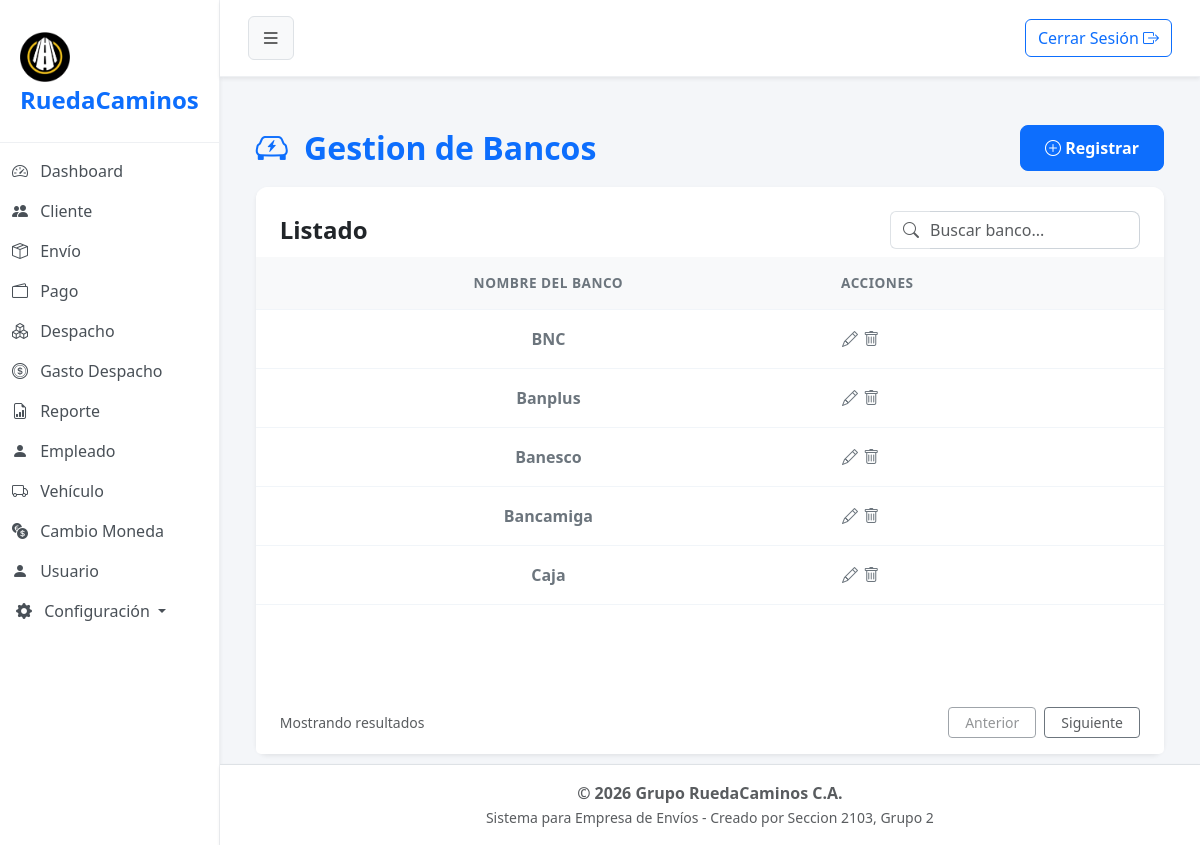
The app's page /?url=banco (signed in) with its own data.
### tables this page shows
CREATE TABLE `banco` (
  `cod_banco` int(1) NOT NULL,
  `nombre` varchar(20) NOT NULL,
  `estado` tinyint(1) NOT NULL
);

### app/controller/bancoController.php (called while the page is built, shortened)
<?php
$banco = new Banco();
$registros = $banco->obt_RegistrosBanco();
    include 'app/view/layout/header.php';
    include 'app/view/banco/bancoView.php';
    include 'app/view/layout/footer.php';
?>

### index.php (called while the page is built, shortened)
<?php
    $frontController = new FrontController();
?>

### app/config/Conexion.php (called while the page is built, shortened)
<?php
abstract class Conexion
{
    public $host = "localhost";
    public $namedb = "grupo_ruedacaminos";
    public $userdb = "root";
    public $passwd = "";
    public function __construct()
    {
        $this->conexion = $this->getConnection();
    }
    public function getConnection(): PDO
    {
        try {
            $dsn = "mysql:host=" . $this->host . ";dbname=" . $this->namedb . ";charset=utf8";
            $conexion = new PDO($dsn, $this->userdb, $this->passwd);
            $conexion->setAttribute(PDO::ATTR_ERRMODE, PDO::ERRMODE_EXCEPTION);
        } catch (PDOException $error) {
            die('No se pudo conectar a la base de datos, error:' . $error->getMessage());
        }
        return $conexion;
    }
}

### app/model/Banco.php (called while the page is built, shortened)
<?php
class Banco extends Conexion
{
    public function obt_RegistrosBanco()
    {
        try {
            $sentencia = "SELECT * FROM banco WHERE estado = 1";
            $consulta = $this->conexion->prepare($sentencia);
            $consulta->execute();
            return $consulta->fetchAll(\PDO::FETCH_ASSOC);
        } catch (\PDOException $e) {
            echo "Error al obtener los registros de banco: " . $e->getMessage();
            return [];
        }
    }
}

### app/view/banco/componentes/tabla.php (the view)
<div class="card-body p-0">
    <div class="table-responsive">
        <table class="table table-hover align-middle mb-0">
            <thead class="table-light table-header-custom">
                <tr>
                    <th class="ps-4 text-center">NOMBRE DEL BANCO</th>
                    <th class="text-start pe-4">ACCIONES</th>
                </tr>
            </thead>
            <tbody>
                <?php foreach ($registros as $dato): ?>
                <tr>
                    <td class="ps-4 text-center fw-bold text-secondary"><?= $dato['nombre'] ?></td>
                    <td class="text-start pe-4">
                            <button type="button" class="btn btn-link text-secondary p-0 m-0 align-baseline" title="Actualizar" data-bs-toggle="modal" data-bs-target="#modalBanco"
                                datos-cod-banco="<?= $dato['cod_banco'] ?>"
                                datos-nombre="<?= $dato['nombre'] ?>"
                                datos-estado="<?= $dato['estado'] ?>"
                                >
                                <i class="bi bi-pencil"></i>
                            </button>
                        <a href="#" class="text-secondary btn-eliminar"
                                datos-cod-banco="<?= $dato['cod_banco'] ?>" >
                                <i class="bi bi-trash"></i>
                        </a>
                    </td>
                </tr>
                <?php endforeach; ?>
                </tbody>
        </table>
    </div>
</div>

### assets/css/styles.css (style rules this page uses)
body { background-color: #f4f6f9; font-family: "Segoe UI", Tahoma, Geneva, Verdana, sans-serif; overflow-x: hidden; }
.table> :not(caption)>*>* { padding: 1rem 0.75rem; border-bottom-color: #f1f5f9; }
.table-header-custom th { color: #6c757d; font-weight: 600; font-size: 0.85rem; letter-spacing: 0.5px; }

### records on screen
banco: nombre "BNC"
banco: nombre "Banplus"
banco: nombre "Banesco"
banco: nombre "Bancamiga"
banco: nombre "Caja"
